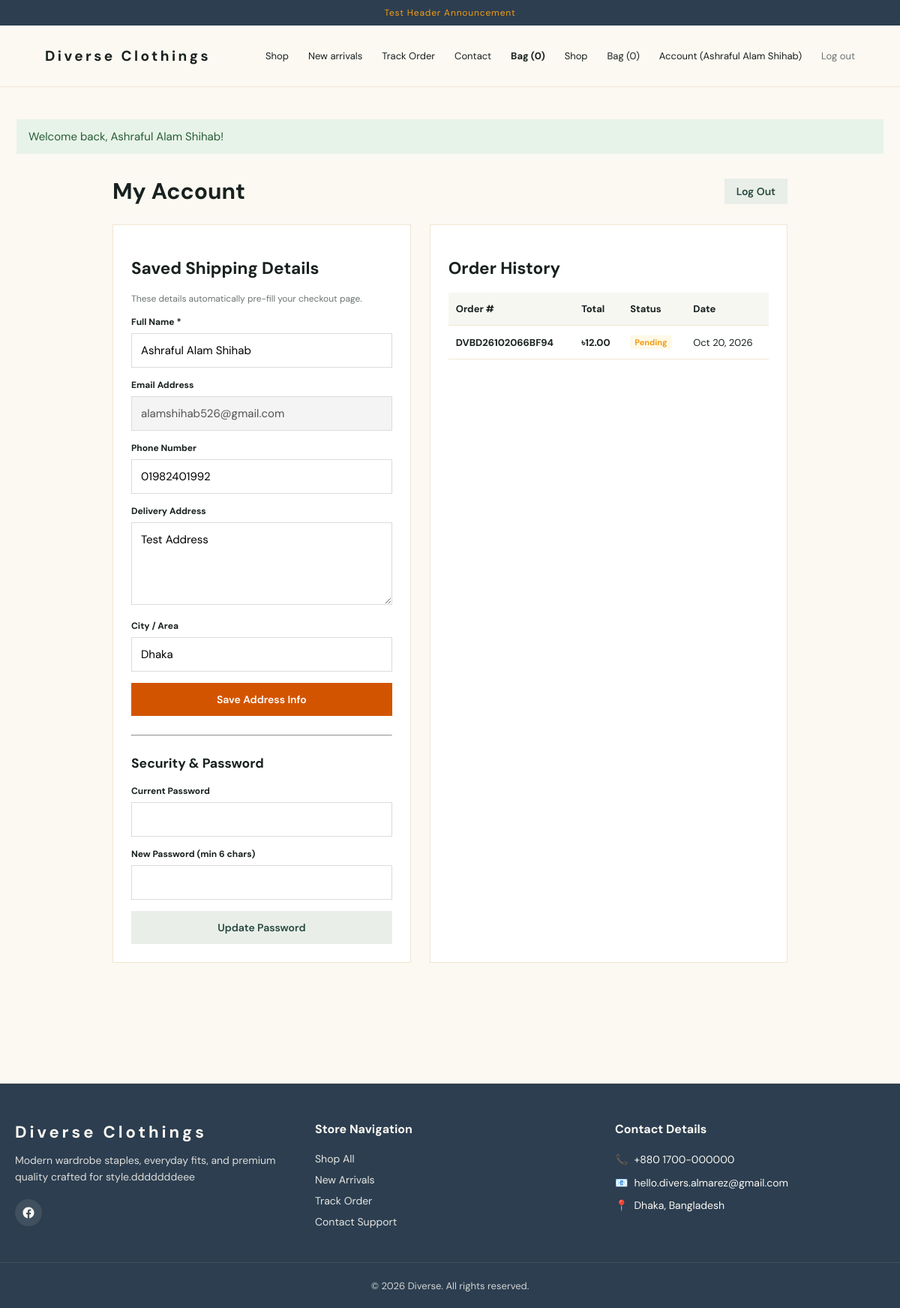
The app's page /account.php (signed in) with its own data.
### tables this page shows
CREATE TABLE `users` (
  `id` int(10) UNSIGNED NOT NULL,
  `name` varchar(100) NOT NULL,
  `email` varchar(150) NOT NULL,
  `password_hash` varchar(255) NOT NULL,
  `phone` varchar(30) DEFAULT NULL,
  `address` text DEFAULT NULL,
  `city` varchar(100) DEFAULT NULL,
  `status` enum('active','blocked') NOT NULL DEFAULT 'active',
  `reset_token` varchar(64) DEFAULT NULL,
  `reset_token_expires` datetime DEFAULT NULL,
  `created_at` timestamp NOT NULL DEFAULT current_timestamp(),
  `updated_at` timestamp NOT NULL DEFAULT current_timestamp() ON UPDATE current_timestamp()
);

CREATE TABLE `orders` (
  `id` bigint(20) UNSIGNED NOT NULL,
  `user_id` int(10) UNSIGNED DEFAULT NULL,
  `order_number` varchar(40) NOT NULL,
  `customer_name` varchar(160) NOT NULL,
  `customer_email` varchar(190) NOT NULL,
  `customer_phone` varchar(50) NOT NULL,
  `address` text NOT NULL,
  `city` varchar(120) NOT NULL,
  `notes` text DEFAULT NULL,
  `payment_method` enum('COD') NOT NULL DEFAULT 'COD',
  `status` enum('pending','confirmed','processing','shipped','delivered','cancelled','returned') NOT NULL DEFAULT 'pending',
  `subtotal` decimal(10,2) NOT NULL,
  `discount_amount` decimal(10,2) NOT NULL DEFAULT 0.00,
  `shipping_amount` decimal(10,2) NOT NULL DEFAULT 0.00,
  `total` decimal(10,2) NOT NULL,
  `coupon_code` varchar(60) DEFAULT NULL,
  `created_at` timestamp NOT NULL DEFAULT current_timestamp(),
  `updated_at` timestamp NOT NULL DEFAULT current_timestamp() ON UPDATE current_timestamp()
);

### app/bootstrap.php (called while the page is built, shortened)
<?php
if (!function_exists('envv')) {
    function envv(string $key, string $default = ''): string
    {
        return (string)($_ENV[$key] ?? getenv($key) ?: $default);
    }
}
if (!function_exists('db')) {
    function db(): PDO
    {
        static $pdo = null;
        if ($pdo instanceof PDO) return $pdo;
        $dsn = 'mysql:host=' . envv('DB_HOST', '127.0.0.1') . ';port=' . envv('DB_PORT', '3306') . ';dbname=' . envv('DB_NAME', 'diverse') . ';charset=utf8mb4';
        $pdo = new PDO($dsn, envv('DB_USER', 'root'), envv('DB_PASS', ''), [PDO::ATTR_ERRMODE => PDO::ERRMODE_EXCEPTION, PDO::ATTR_DEFAULT_FETCH_MODE => PDO::FETCH_ASSOC, PDO::ATTR_EMULATE_PREPARES => false]);
        return $pdo;
    }
}
if (!function_exists('e')) {
    function e(?string $v): string
    {
        return htmlspecialchars((string)$v, ENT_QUOTES | ENT_SUBSTITUTE, 'UTF-8');
    }
}
if (!function_exists('site_setting')) {
    function site_setting(string $key, string $default = ''): string
    {
        static $settings = null;
        if ($settings === null) {
            $settings = [];
            try {
                foreach (db()->query('SELECT setting_key, setting_value FROM site_settings')->fetchAll() as $row) {
                    $settings[(string)$row['setting_key']] = (string)($row['setting_value'] ?? '');
                }
            } catch (Throwable $e) {
            }
        }
        return (string)($settings[$key] ?? $default);
    }
}
if (!function_exists('store_name')) {
    function store_name(): string
    {
        return site_setting('site_name', envv('APP_NAME', 'Diverse'));
    }
}
if (!function_exists('brand_html')) {
    function brand_html(): string
    {
        $name = e(store_name());
        $logo = trim(site_setting('logo_url', ''));
        return $name;
    }
}
if (!function_exists('money')) {
    function money(float|int|string $amount): string
    {
        $symbol = site_setting('currency_symbol', envv('CURRENCY', '৳'));
        return e($symbol) . number_format((float)$amount, 2);
    }
}
if (!function_exists('url')) {
    function url(string $path = ''): string
    {
        return rtrim(envv('APP_URL', 'http://localhost/diverse'), '/') . '/' . ltrim($path, '/');
    }
}
if (!function_exists('flash')) {
    function flash(string $key, ?string $value = null): ?string
    {
        $v = $_SESSION['_flash'][$key] ?? null;
        return $v;
    }
}
if (!function_exists('cart_count')) {
    function cart_count(): int
    {
        $n = 0;
        return $n;
    }
}
if (!function_exists('current_user')) {
    function current_user(): ?array
    {
        static $user = null;
        if ($user !== null) return $user;
        try {
            $st = db()->prepare('SELECT * FROM users WHERE id = ? AND status = "active"');
            $st->execute([$_SESSION['user_id']]);
            $user = $st->fetch() ?: null;
            return $user;
        } catch (Throwable $e) {
            return null;
        }
    }
}
if (!function_exists('user_required')) {
    function user_required(): array
    {
        $u = current_user();
        return $u;
    }
}

### account.php (the view, shortened to what this page needs)
<?php
require_once __DIR__ . '/app/bootstrap.php';
$u = user_required();
$ordersStmt = db()->prepare('SELECT * FROM orders WHERE user_id=? OR customer_email=? ORDER BY id DESC');
$ordersStmt->execute([$u['id'], $u['email']]);
$userOrders = $ordersStmt->fetchAll();
require_once __DIR__ . '/app/header.php';
?>
<div style="max-width: 900px; margin: 30px auto;">
    <div style="display:flex; justify-content:space-between; align-items:center; margin-bottom:25px;">
        <h1 style="margin:0;">My Account</h1>
        <a href="<?= e(url('logout.php')) ?>" class="button secondary" style="padding:8px 16px;">Log Out</a>
    </div>
    <div style="display: grid; grid-template-columns: 1fr 1.2fr; gap: 25px;">
        <div class="panel">
            <h2>Saved Shipping Details</h2>
            <p class="muted small" style="margin-bottom:15px;">These details automatically pre-fill your checkout page.</p>
            <form method="post">
                <div class="field"><label>Full Name *</label><input name="name" required value="<?= e($u['name']) ?>"></div>
                <div class="field"><label>Email Address</label><input value="<?= e($u['email']) ?>" disabled style="background:#f4f4f4;"></div>
                <div class="field"><label>Phone Number</label><input name="phone" value="<?= e($u['phone'] ?? '') ?>"></div>
                <div class="field"><label>Delivery Address</label><textarea name="address"><?= e($u['address'] ?? '') ?></textarea></div>
                <div class="field"><label>City / Area</label><input name="city" value="<?= e($u['city'] ?? '') ?>"></div>
                <button class="button" style="width:100%;">Save Address Info</button>
            </form>
            <hr style="margin:25px 0;">
            <h3>Security & Password</h3>
            <form method="post">
                <div class="field"><label>Current Password</label><input type="password" name="current_password" required></div>
                <div class="field"><label>New Password (min 6 chars)</label><input type="password" name="new_password" required></div>
                <button class="button secondary" style="width:100%;">Update Password</button>
            </form>
        </div>
        <div class="panel">
            <h2>Order History</h2>
            <?php if (!$userOrders): ?>
                <p class="muted">You haven't placed any orders yet.</p>
                <a href="<?= e(url('index.php')) ?>" class="button secondary">Start Shopping</a>
            <?php else: ?>
                <div class="table-wrap">
                    <table>
                        <thead>
                            <tr>
                                <th>Order #</th>
                                <th>Total</th>
                                <th>Status</th>
                                <th>Date</th>
                            </tr>
                        </thead>
                        <tbody>
                            <?php foreach ($userOrders as $o): ?>
                                <tr>
                                    <td><b><?= e($o['order_number']) ?></b></td>
                                    <td><b><?= money($o['total']) ?></b></td>
                                    <td>
                                        <span class="status" style="padding:2px 6px; font-size:11px; font-weight:bold; border-radius:4px; background:<?= in_array($o['status'], ['delivered', 'confirmed']) ? '#e8f8f5;color:#27ae60;' : ($o['status'] === 'cancelled' ? '#fde8e8;color:#e74c3c;' : '#fef9e7;color:#f39c12;') ?>">
                                            <?= ucfirst(e($o['status'])) ?>
                                        </span>
                                    </td>
                                    <td><?= date('M d, Y', strtotime($o['created_at'])) ?></td>
                                </tr>
                            <?php endforeach; ?>
                        </tbody>
                    </table>
                </div>
            <?php endif; ?>
        </div>
    </div>
</div>
<?php require_once __DIR__ . '/app/footer.php'; ?>

### app/header.php (shortened to what this page needs)
<?php
require_once __DIR__ . '/bootstrap.php';
$storeName = store_name();
$announcement = site_setting('announcement', 'New season, new essentials — free delivery offers may apply');
$cssUrl = preg_replace('/^https?:/', '', url('assets/style.css'));
?>
<!doctype html>
<html lang="en">
<head>
    <link rel="stylesheet" href="<?= e($cssUrl) ?>?v=<?= time() ?>">
</head>
<body>
    <div class="announcement"><?= e($announcement) ?></div>
    <header class="site-header">
        <a class="brand" href="<?= e(url('index.php')) ?>"><?= brand_html() ?></a>
        <nav>
            <a href="<?= e(url('index.php')) ?>">Shop</a>
            <a href="<?= e(url('index.php?category=new-arrivals')) ?>">New arrivals</a>
            <a href="<?= e(url('track-order.php')) ?>">Track Order</a>
            <a href="<?= e(url('contact.php')) ?>">Contact</a>
            <a class="cart-link" href="<?= e(url('cart.php')) ?>">Bag (<?= cart_count() ?>)</a>
            <a href="<?= e(url('index.php')) ?>">Shop</a>
            <a href="<?= e(url('cart.php')) ?>">Bag (<?= cart_count() ?>)</a>
            <?php if ($u = current_user()): ?>
                <a href="<?= e(url('account.php')) ?>">Account (<?= e($u['name']) ?>)</a>
                <a href="<?= e(url('user_logout.php')) ?>" class="muted">Log out</a>
            <?php else: ?>
                <a href="<?= e(url('user_login.php')) ?>">Log in</a>
            <?php endif; ?>
        </nav>
    </header>
    <main class="container">
        <?php if ($m = flash('success')): ?><div class="notice success"><?= e($m) ?></div><?php endif; ?>

### app/footer.php (shortened to what this page needs)
</main>
<?php
$footerAbout     = site_setting('footer_about', 'Modern wardrobe staples, everyday fits, and premium quality crafted for style.');
$footerPhone     = site_setting('footer_phone', '+880 1700-000000');
$footerEmail     = site_setting('footer_email', 'hello.divers.almarez@gmail.com');
$footerAddress   = site_setting('footer_address', 'Dhaka, Bangladesh');
$footerCopyright = site_setting('footer_copyright', '© ' . date('Y') . ' ' . store_name() . '. All rights reserved.');
$socials = [
    'facebook'  => site_setting('social_facebook', ''),
    'instagram' => site_setting('social_instagram', ''),
    'whatsapp'  => site_setting('social_whatsapp', ''),
    'tiktok'    => site_setting('social_tiktok', ''),
    'youtube'   => site_setting('social_youtube', ''),
];
?>
<footer class="site-footer" style="padding: 50px 0 0 0; margin-top: 60px; border-top: 1px solid var(--line, #eee);">
    <div class="container" style="max-width: 1200px; margin: 0 auto; padding: 0 20px;">
        <div style="display: grid; grid-template-columns: repeat(auto-fit, minmax(250px, 1fr)); gap: 40px; margin-bottom: 40px;">
            <div>
                <a class="brand" href="<?= e(url('index.php')) ?>" style="display:inline-block; margin-bottom:12px; font-size:22px; text-decoration:none; font-weight:bold;"><?= brand_html() ?></a>
                <p style="font-size: 14px; line-height: 1.6; margin: 0 0 18px 0; opacity: 0.85;"><?= e($footerAbout) ?></p>
                <?php if (array_filter($socials)): ?>
                    <div style="display: flex; gap: 10px; align-items: center;">
                        <?php if ($socials['facebook']): ?>
                            <a href="<?= e($socials['facebook']) ?>" target="_blank" rel="noopener" aria-label="Facebook" style="display:inline-flex; align-items:center; justify-content:center; width:36px; height:36px; border-radius:50%; background:rgba(150,150,150,0.2); text-decoration:none;">
                            </a>
                        <?php endif; ?>
                    </div>
                <?php endif; ?>
            </div>
            <div>
                <h4 style="margin: 0 0 15px 0; font-size: 16px;">Store Navigation</h4>
                <ul style="list-style: none; padding: 0; margin: 0; line-height: 2; font-size: 14px;">
                    <li><a href="<?= e(url('index.php')) ?>" style="text-decoration: none; color: inherit; opacity: 0.9;">Shop All</a></li>
                    <li><a href="<?= e(url('index.php?category=new-arrivals')) ?>" style="text-decoration: none; color: inherit; opacity: 0.9;">New Arrivals</a></li>
                    <li><a href="<?= e(url('track-order.php')) ?>" style="text-decoration: none; color: inherit; opacity: 0.9;">Track Order</a></li>
                    <li><a href="<?= e(url('contact.php')) ?>" style="text-decoration: none; color: inherit; opacity: 0.9;">Contact Support</a></li>
                </ul>
            </div>
            <div>
                <h4 style="margin: 0 0 15px 0; font-size: 16px;">Contact Details</h4>
                <ul style="list-style: none; padding: 0; margin: 0; line-height: 2.2; font-size: 14px;">
                    <?php if ($footerPhone): ?>
                        <li style="display:flex; align-items:center; gap:8px;">📞 <span><?= e($footerPhone) ?></span></li>
                    <?php endif; ?>
                    <?php if ($footerEmail): ?>
                        <li style="display:flex; align-items:center; gap:8px;">📧 <span><?= e($footerEmail) ?></span></li>
                    <?php endif; ?>
                    <?php if ($footerAddress): ?>
                        <li style="display:flex; align-items:center; gap:8px;">📍 <span><?= e($footerAddress) ?></span></li>
                    <?php endif; ?>
                </ul>
            </div>
        </div>
    </div>
    <div style="border-top: 1px solid rgba(150,150,150,0.2); padding: 20px 0; text-align: center; width: 100%;">
        <small style="opacity: 0.8; font-size: 13px;"><?= e($footerCopyright) ?></small>
    </div>
</footer>
</body>
</html>

### assets/style.css (style rules this page uses)
:root { --ink: #18211f; --muted: #6b7470; --cream: #f7f5ef; --green: #25483d; --line: #e5e5de; --white: #fff; --accent: var(--green); --panel-bg: #fff; }
* { box-sizing: border-box; }
body { margin: 0; background: #fff; color: var(--ink); font: 15px "DM Sans", sans-serif; }
a { color: inherit; text-decoration: none; }
button, .button { border: 0; cursor: pointer; background: var(--green); color: #fff; padding: 13px 18px; font: 600 14px "DM Sans", sans-serif; display: inline-block; text-align: center; }
.button.secondary { background: #e9eee9; color: var(--green); }
.announcement { text-align: center; background: var(--green); color: white; padding: 9px; font-size: 12px; letter-spacing: 0.07em; }
.site-header { height: 82px; padding: 0 max(5vw, 22px); display: flex; align-items: center; justify-content: space-between; border-bottom: 1px solid var(--line); gap: 20px; }
.brand { display: inline-flex; align-items: center; gap: 8px; max-width: 100%; font-weight: 700; letter-spacing: 0.18em; font-size: 19px; }
.site-header nav { display: flex; gap: 26px; align-items: center; font-size: 13px; }
.cart-link { font-weight: 700; }
.container { max-width: 1200px; margin: auto; padding: 28px 22px 70px; }
.muted { color: var(--muted); }
.field { margin-bottom: 15px; }
.field label { display: block; font-size: 12px; font-weight: 700; margin-bottom: 7px; }
.field input, .field textarea, .field select, input, textarea, select { width: 100%; border: 1px solid #d9ddd7; padding: 12px; font: inherit; background: white; }
.field textarea { min-height: 110px; }
.panel { border: 1px solid var(--line); padding: 24px; background: #fff; }
.table-wrap { overflow: auto; }
table { border-collapse: collapse; width: 100%; font-size: 13px; }
th, td { padding: 13px 10px; text-align: left; border-bottom: 1px solid var(--line); }
th { background: #f7f7f2; }
.notice { padding: 13px 16px; margin: 15px 0; }
.success { background: #e7f3e8; color: #285c36; }
.small { font-size: 12px; }
.status { display: inline-block; padding: 5px 8px; border-radius: 3px; background: #e9eee9; font-size: 11px; }
.site-footer { padding: 50px 0 0 0; margin-top: 60px; border-top: 1px solid var(--line, #eee); background: #f6f5ef; color: #39443e; display: block !important; }

### records on screen
users: name "Ashraful Alam Shihab", email "alamshihab526@gmail.com", phone "01982401992", address "Test Address", city "Dhaka"
orders: order_number "DVBD26102066BF94", total "৳12.00", status "Pending", created_at "Oct 20, 2026"

### other values on screen
$announcement "Test Header Announcement"
brand_html() "Diverse Clothings"
cart_count() "0"
$m "Welcome back, Ashraful Alam Shihab!"
$footerAbout "Modern wardrobe staples, everyday fits, and premium quality crafted for style.dddddddeee"
$footerPhone "+880 1700-000000"
$footerEmail "hello.divers.almarez@gmail.com"
$footerAddress "Dhaka, Bangladesh"
$footerCopyright "© 2026 Diverse. All rights reserved."
